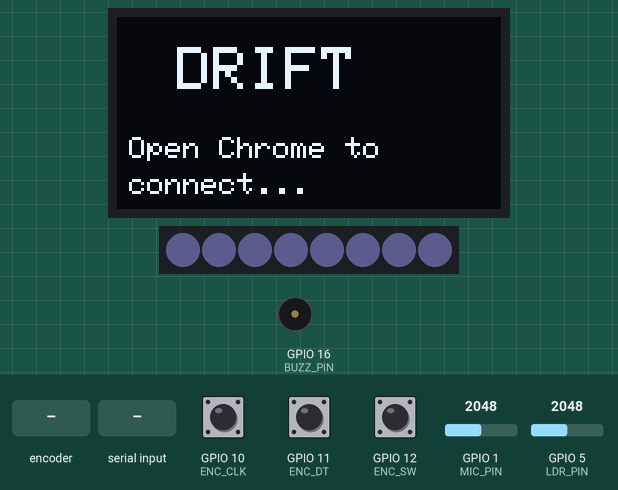
Recording of a sketch running on a simulated ESP32-S3. On the bench: 128×64 one-colour display, 8 RGB LEDs in strip order, left to right, buzzer (waves = sounding, pin HIGH). The inputs (shaded band) are chosen by the test bench; at power-on: GPIO 12 (ENC_SW) HIGH, GPIO 1 (MIC_PIN) = 2048, GPIO 5 (LDR_PIN) = 2048, GPIO 10 (ENC_CLK) HIGH, GPIO 11 (ENC_DT) HIGH. Dim RGB values are drawn brighter than linear; what the sketch prints to the serial monitor is not drawn.

Above: at 1.5 s.
1.6 s: rotary encoder on GPIO 10 (ENC_CLK) / GPIO 11 (ENC_DT) turned 3 steps (first pin leading)
At 2.8 s:
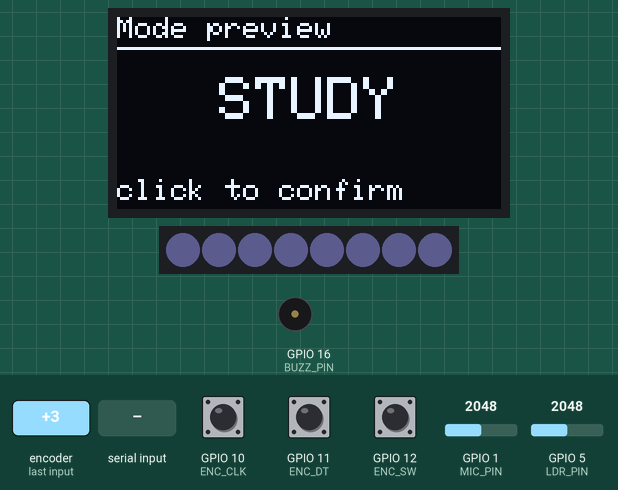
4.5 s: GPIO 12 (ENC_SW) pulled LOW for 0.15 s
At 5.3 s:
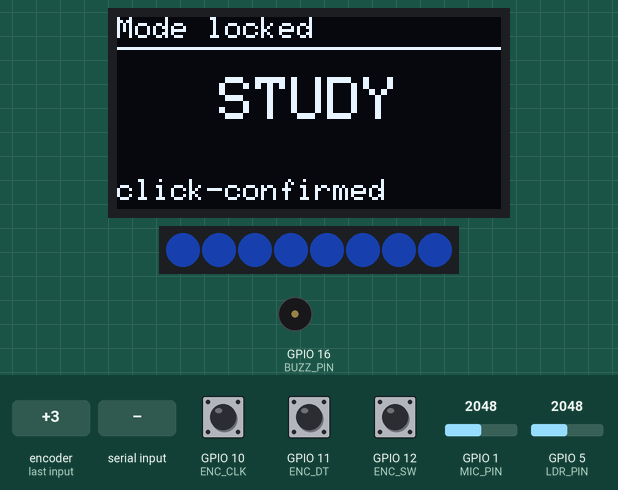
7.0 s: "FOCUS:\n" received over Serial
At 7.3 s:
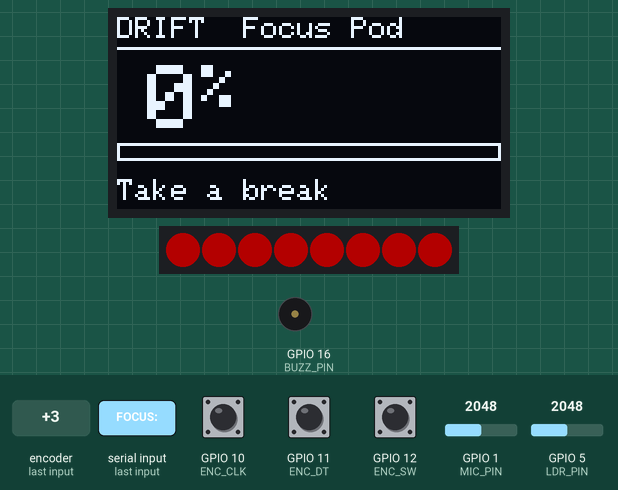
8.5 s: "FOCUS:90\n" received over Serial
At 9.6 s:
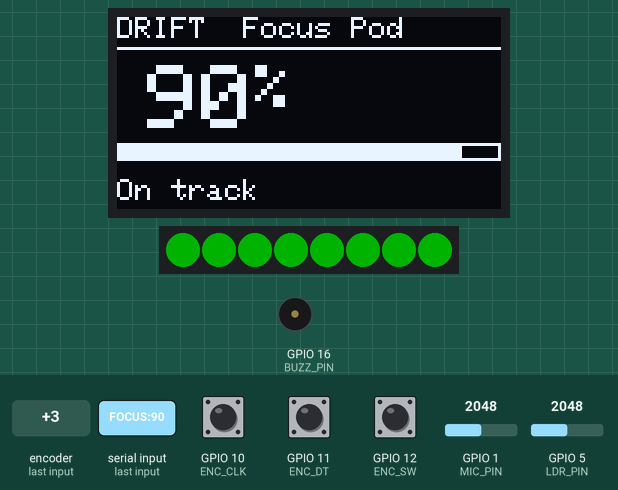
10.0 s: GPIO 12 (ENC_SW) pulled LOW for 1 s
At 10.8 s:
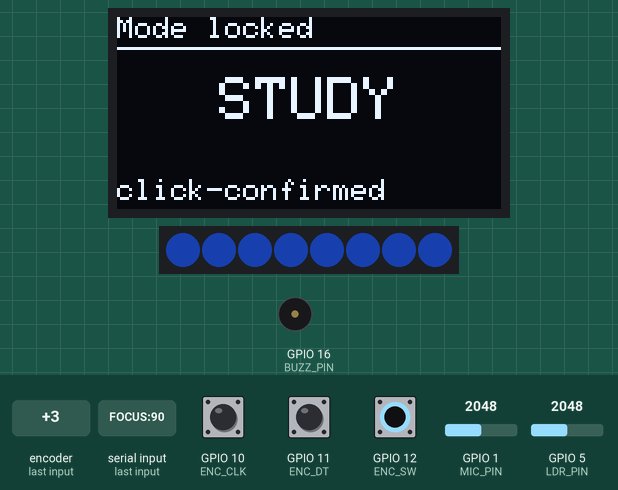
12.5 s: rotary encoder on GPIO 10 (ENC_CLK) / GPIO 11 (ENC_DT) turned 3 steps (first pin leading)
At 13.7 s:
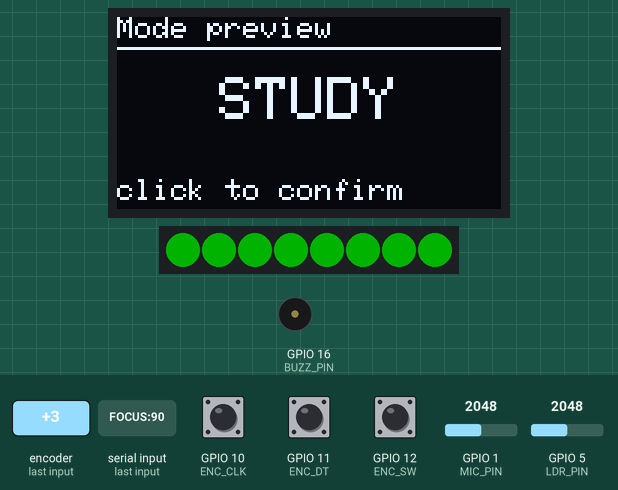
Timing chart, 0 to 15.5 s (numbered marks = the images above; inputs shaded):
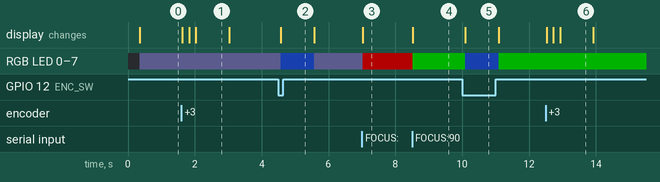

Measured:
- after the input at 1.6 s, the display: first changes at once (image 1 shows a later state)
- after the input at 4.5 s, RGB LED 0–7: RGB(9, 9, 14) → RGB(7, 19, 52) after 0.07 s, → RGB(9, 9, 14) 1.0 s later; the display: first changes after 0.07 s (image 2 shows a later state)
- after the input at 7.0 s, RGB LED 0–7: RGB(9, 9, 14) → RGB(60, 0, 0) at once; the display: first changes at once (image 3 shows a later state)
- after the input at 8.5 s, RGB LED 0–7: RGB(60, 0, 0) → RGB(0, 60, 0) at once; the display: first changes at once (image 4 shows a later state)
- after the input at 10.0 s, RGB LED 0–7: RGB(0, 60, 0) → RGB(7, 19, 52) after 0.09 s, → RGB(0, 60, 0) 1.0 s later; the display: first changes after 0.09 s (image 5 shows a later state)
- after the input at 12.5 s, the display: first changes at once (image 6 shows a later state)

The sketch:

drift_pod.ino
```cpp
/*
 * Drift — Focus Pod firmware
 * StarkHacks 2026
 *
 * Wiring:
 *   KY-037   VCC -> 3.3V,  GND -> GND,  AO  -> GPIO1
 *            (was on GPIO4; moved so the LED strip can own that pin.)
 *   OLED     VCC -> 3.3V,  GND -> GND,  SDA -> GPIO8,  SCL -> GPIO9
 *   LDR      one leg -> 3.3V, other leg -> GPIO5 AND 10k to GND
 *   BUZZ     + -> GPIO16,    - -> GND   (active piezo buzzer, direct drive)
 *   KY-040   VCC -> 3.3V,  GND -> GND,
 *            CLK -> GPIO10, DT -> GPIO11, SW -> GPIO12 (pulled up internal)
 *            Note: on ESP32-S3-WROOM-1, GPIOs 26-32 are reserved for SPI
 *            flash and NOT routed out of the module, so use 10/11/12.
 *   WS2812B  +5V -> 5V (USB rail), GND -> GND,
 *            DIN -> GPIO4 via 470Ω series resistor.
 *            Keep LED_BRIGHT modest — 8 pixels @ full white ≈ 480 mA and
 *            will brown-out a laptop-powered dev board.
 *
 * Serial protocol:
 *   -> BOOT                    at power up
 *   -> READY                   heartbeat every 5s
 *   -> DATA:<noise>,<light>    every 2s (0..4095 each)
 *   -> MODE_PREVIEW:<name>     while rotating the knob (not yet committed)
 *   -> MODE:<name>             when the knob is pressed (committed)
 *   <- FOCUS:<0..100>          updates the OLED + LED color
 *   <- BUZZ:<ms>               sound the buzzer for ms (clamped 30..2000)
 *   <- PING                    replied with PONG
 */

#include <Wire.h>
#include <Adafruit_GFX.h>
#include <Adafruit_SSD1306.h>
#include <Adafruit_NeoPixel.h>

#define SCREEN_WIDTH   128
#define SCREEN_HEIGHT  64
#define OLED_RESET     -1
#define OLED_ADDR      0x3C

Adafruit_SSD1306 display(SCREEN_WIDTH, SCREEN_HEIGHT, &Wire, OLED_RESET);
bool oledOK = false;

#define MIC_PIN          1       // KY-037 AO; moved off GPIO4 to free it for the LED strip
#define LDR_PIN          5
#define BUZZ_PIN         16
#define BUZZ_MIN_MS      30
#define BUZZ_MAX_MS      500
#define SAMPLE_INTERVAL  500    // ms between DATA: lines
#define MIC_WINDOW_MS    40      // sample window for peak-to-peak
#define HEARTBEAT_MS     2000    // emit "READY" periodically

// --- WS2812B ambient LED strip ---
// Data in on GPIO4 through a 470Ω series resistor (protects the first pixel
// from ringing on the 3.3V→5V logic edge). Power is from the board's 5V rail.
// We drive the whole strip as one block — fancier per-pixel animations aren't
// worth the loop() budget given we're also running mic peak-to-peak windows.
#define LED_PIN          4
#define LED_COUNT        8       // change this to match your physical strip
#define LED_BRIGHT       60      // 0..255 — keep modest to avoid USB brown-out
Adafruit_NeoPixel strip(LED_COUNT, LED_PIN, NEO_GRB + NEO_KHZ800);

unsigned long ledModeFlashUntil = 0; // while >0 we're showing a mode color
uint32_t      ledBaseColor      = 0; // last steady (focus) color, restored after flash

// --- KY-040 rotary encoder ---
// ESP32-S3-WROOM-1 reserves GPIOs 26-32 for internal SPI flash, so those
// pads are not on the module. 10/11/12 are general-purpose GPIOs with no
// strapping/USB conflicts, and are free in this firmware.
#define ENC_CLK          10
#define ENC_DT           11
#define ENC_SW           12
#define ENC_DEBOUNCE_MS  2       // min gap between accepted CLK transitions
#define BTN_DEBOUNCE_MS  40      // min hold before press registers
#define MODE_FLASH_MS    1000    // OLED shows mode for this long after change

const char* MODE_NAMES[] = { "STUDY", "READING", "PRESENT" };
const int   MODE_COUNT   = 3;

int  pendingMode   = 0;             // what the knob is pointing at (previewed)
int  committedMode = 0;             // what's actually in effect
int  lastClk       = HIGH;          // for edge detect on CLK
unsigned long lastEncMs    = 0;     // encoder debounce timestamp
int  lastBtn       = HIGH;          // for edge detect on SW
unsigned long btnDownAt    = 0;     // millis when SW went LOW
bool btnLatched    = false;         // true while we wait for release
unsigned long modeFlashUntil = 0;   // OLED returns to score at this millis

unsigned long lastSample    = 0;
unsigned long lastHeartbeat = 0;
unsigned long buzzUntil     = 0;     // millis() deadline to silence buzzer
bool buzzActive      = false;
int  lastFocusScore  = 0;
bool hasScore        = false;

void showSplash();
void showScore(int score);
void showMode(const char* name, bool committed);
void setupEncoder();
void readEncoder(unsigned long now);
int  readMicPeakToPeak();
void     setupLeds();
void     ledsFill(uint32_t color);
uint32_t focusColor(int score);
uint32_t modeColor(int modeIdx);
void     showFocusLeds(int score);
void     flashModeLeds(int modeIdx, unsigned long now);

void setup() {
  Serial.begin(115200);
  delay(300);
  Serial.println("BOOT");

  pinMode(BUZZ_PIN, OUTPUT);
  digitalWrite(BUZZ_PIN, LOW);

  Wire.begin(8, 9);
  if (display.begin(SSD1306_SWITCHCAPVCC, OLED_ADDR)) {
    oledOK = true;
    display.clearDisplay();
    display.setTextColor(SSD1306_WHITE);
    showSplash();
  } else {
    Serial.println("WARN:OLED_INIT_FAIL");
    // Do NOT hang — keep streaming sensor data.
  }

  setupEncoder();
  setupLeds();
}

void loop() {
  // --- Inbound: focus score from browser ---
  while (Serial.available()) {
    String incoming = Serial.readStringUntil('\n');
    incoming.trim();
    if (incoming.length() == 0 || incoming.length() > 64) continue;
    if (incoming.startsWith("FOCUS:")) {
      int v = incoming.substring(6).toInt();
      if (v >= 0 && v <= 100) {
        lastFocusScore = v;
        hasScore = true;
        // Don't clobber the mode-flash screen while it's up.
        if (oledOK && modeFlashUntil == 0) showScore(lastFocusScore);
        // LEDs: showFocusLeds() updates ledBaseColor and only paints the
        // strip if a mode flash isn't currently latched.
        showFocusLeds(lastFocusScore);
      }
    } else if (incoming.startsWith("BUZZ:")) {
      int ms = incoming.substring(5).toInt();
      if (ms < BUZZ_MIN_MS) ms = BUZZ_MIN_MS;
      if (ms > BUZZ_MAX_MS) ms = BUZZ_MAX_MS;
      digitalWrite(BUZZ_PIN, HIGH);
      buzzActive = true;
      buzzUntil  = millis() + (unsigned long)ms;
    } else if (incoming == "PING") {
      Serial.println("PONG");
    }
  }

  unsigned long now = millis();

  // --- Encoder (non-blocking; can run every loop tick) ---
  readEncoder(now);

  // --- OLED flash auto-clear: return to score once the mode flash expires ---
  if (modeFlashUntil != 0 && (long)(now - modeFlashUntil) >= 0) {
    modeFlashUntil = 0;
    if (oledOK) {
      if (hasScore) showScore(lastFocusScore);
      else          showSplash();
    }
  }

  // --- LED flash auto-clear: repaint the steady focus color when done ---
  if (ledModeFlashUntil != 0 && (long)(now - ledModeFlashUntil) >= 0) {
    ledModeFlashUntil = 0;
    ledsFill(ledBaseColor);
  }

  // --- Buzzer auto-off (non-blocking) ---
  if (buzzActive && (long)(now - buzzUntil) >= 0) {
    digitalWrite(BUZZ_PIN, LOW);
    buzzActive = false;
  }

  // --- Outbound: sensor data ---
  if (now - lastSample >= SAMPLE_INTERVAL) {
    lastSample = now;

    int noiseLevel = readMicPeakToPeak();   // 0..4095
    int lightLevel = analogRead(LDR_PIN);   // 0..4095

    Serial.print("DATA:");
    Serial.print(noiseLevel);
    Serial.print(",");
    Serial.println(lightLevel);
  }

  // --- Heartbeat ---
  if (now - lastHeartbeat >= HEARTBEAT_MS) {
    lastHeartbeat = now;
    Serial.println("READY");
  }
}

// Peak-to-peak captures speech and claps.
// Averaging raw samples just returns the mic's DC bias and looks flat.
int readMicPeakToPeak() {
  unsigned long start = millis();
  int maxV = 0;
  int minV = 4095;
  while (millis() - start < MIC_WINDOW_MS) {
    int v = analogRead(MIC_PIN);
    if (v > maxV) maxV = v;
    if (v < minV) minV = v;
  }
  int p2p = maxV - minV;
  if (p2p < 0)    p2p = 0;
  if (p2p > 4095) p2p = 4095;
  return p2p;
}

void showSplash() {
  if (!oledOK) return;
  display.clearDisplay();
  display.setTextSize(2);
  display.setCursor(20, 10);
  display.println("DRIFT");
  display.setTextSize(1);
  display.setCursor(4, 40);
  display.println("Open Chrome to");
  display.setCursor(4, 52);
  display.println("connect...");
  display.display();
}

void showScore(int score) {
  if (!oledOK) return;
  display.clearDisplay();

  // Title
  display.setTextSize(1);
  display.setCursor(0, 0);
  display.print("DRIFT  Focus Pod");
  display.drawLine(0, 10, 128, 10, SSD1306_WHITE);

  // Big score
  display.setTextSize(3);
  display.setCursor(10, 16);
  display.print(score);
  display.setTextSize(2);
  display.print("%");

  // Progress bar — scaled to 128px
  int barWidth = (score * 128) / 100;
  if (barWidth < 0)   barWidth = 0;
  if (barWidth > 128) barWidth = 128;
  display.drawRect(0, 42, 128, 6, SSD1306_WHITE);
  display.fillRect(0, 42, barWidth, 6, SSD1306_WHITE);

  // Status line
  display.setTextSize(1);
  display.setCursor(0, 54);
  if (score >= 70)      display.print("On track");
  else if (score >= 40) display.print("Drifting...");
  else                  display.print("Take a break");

  display.display();
}

// ─────────────────────────────────────────────────────────
// Rotary encoder — KY-040 on CLK/DT/SW
//
// Rotation previews a mode (emits MODE_PREVIEW:<name>).
// Pressing the knob commits it (emits MODE:<name>).
// Everything is non-blocking: the main loop keeps servicing
// mic sampling, buzzer timeout, and inbound serial.
// ─────────────────────────────────────────────────────────
void setupEncoder() {
  pinMode(ENC_CLK, INPUT);
  pinMode(ENC_DT,  INPUT);
  pinMode(ENC_SW,  INPUT_PULLUP);
  lastClk = digitalRead(ENC_CLK);
  lastBtn = digitalRead(ENC_SW);
}

void readEncoder(unsigned long now) {
  // --- Rotation (CLK edge-detect, DT gives direction) ---
  int clk = digitalRead(ENC_CLK);
  if (clk != lastClk) {
    // Falling edge is the "detent" on most KY-040 clones.
    if (clk == LOW && (now - lastEncMs) >= ENC_DEBOUNCE_MS) {
      int dt = digitalRead(ENC_DT);
      if (dt == HIGH) pendingMode = (pendingMode + 1) % MODE_COUNT;
      else            pendingMode = (pendingMode + MODE_COUNT - 1) % MODE_COUNT;

      Serial.print("MODE_PREVIEW:");
      Serial.println(MODE_NAMES[pendingMode]);

      if (oledOK) showMode(MODE_NAMES[pendingMode], false);
      modeFlashUntil = now + MODE_FLASH_MS;
      lastEncMs = now;
    }
    lastClk = clk;
  }

  // --- Button (active-low with pull-up; press = LOW) ---
  int btn = digitalRead(ENC_SW);
  if (btn == LOW && lastBtn == HIGH) {
    btnDownAt  = now;
    btnLatched = false;
  }
  if (btn == LOW && !btnLatched && (now - btnDownAt) >= BTN_DEBOUNCE_MS) {
    // Commit the previewed mode.
    committedMode = pendingMode;
    Serial.print("MODE:");
    Serial.println(MODE_NAMES[committedMode]);

    if (oledOK) showMode(MODE_NAMES[committedMode], true);
    modeFlashUntil = now + MODE_FLASH_MS;
    flashModeLeds(committedMode, now);
    btnLatched = true;
  }
  if (btn == HIGH) {
    btnLatched = false;
  }
  lastBtn = btn;
}

void showMode(const char* name, bool committed) {
  if (!oledOK) return;
  display.clearDisplay();

  display.setTextSize(1);
  display.setCursor(0, 0);
  display.print(committed ? "Mode locked" : "Mode preview");
  display.drawLine(0, 10, 128, 10, SSD1306_WHITE);

  display.setTextSize(2);
  int len = 0;
  for (const char* p = name; *p; p++) len++;
  int px = (128 - len * 12) / 2;
  if (px < 0) px = 0;
  display.setCursor(px, 20);
  display.print(name);

  display.setTextSize(1);
  display.setCursor(0, 54);
  display.print(committed ? "click-confirmed" : "click to confirm");

  display.display();
}

// ─────────────────────────────────────────────────────────
// WS2812B ambient strip
//
// The strip acts as an at-a-glance focus indicator so you don't have to be
// looking at your screen to know the pod is watching. Color comes from the
// last FOCUS: value the browser pushed us:
//   ≥70  green        "on track"
//   40-69 amber       "drifting, not gone"
//   <40   red         "take a break / refocus"
//
// On a mode commit we briefly overwrite the color with a mode-specific tint
// (STUDY=blue, READING=warm, PRESENT=magenta) for MODE_FLASH_MS, then the
// base focus color is restored — same cadence as the OLED.
// ─────────────────────────────────────────────────────────
void setupLeds() {
  strip.begin();
  strip.setBrightness(LED_BRIGHT);
  strip.clear();
  strip.show();
  ledBaseColor = strip.Color(40, 40, 60); // dim blue "booted, no data yet"
  ledsFill(ledBaseColor);
}

void ledsFill(uint32_t color) {
  for (int i = 0; i < LED_COUNT; i++) strip.setPixelColor(i, color);
  strip.show();
}

uint32_t focusColor(int score) {
  // Smooth gradient: red (score 0) → amber (~50) → green (100).
  // 16-bit hue: 0 = red, ~21845 = green. Mapping 0..100 onto that range
  // sweeps through the warm colors naturally, so even a 2–3 point focus
  // delta produces a visible color shift instead of a bucket flip.
  if (score < 0)   score = 0;
  if (score > 100) score = 100;
  uint16_t hue = (uint32_t)score * 21845 / 100;
  return strip.gamma32(strip.ColorHSV(hue, 255, 255));
}

uint32_t modeColor(int modeIdx) {
  // STUDY / READING / PRESENT
  switch (modeIdx) {
    case 0:  return strip.Color(30,  80,  220); // STUDY — blue
    case 1:  return strip.Color(220, 120, 30);  // READING — warm amber
    case 2:  return strip.Color(180, 30,  180); // PRESENT — magenta
    default: return strip.Color(80,  80,  80);
  }
}

void showFocusLeds(int score) {
  ledBaseColor = focusColor(score);
  // Don't clobber an active mode flash.
  if (ledModeFlashUntil == 0) ledsFill(ledBaseColor);
}

void flashModeLeds(int modeIdx, unsigned long now) {
  ledsFill(modeColor(modeIdx));
  ledModeFlashUntil = now + MODE_FLASH_MS;
}
```
